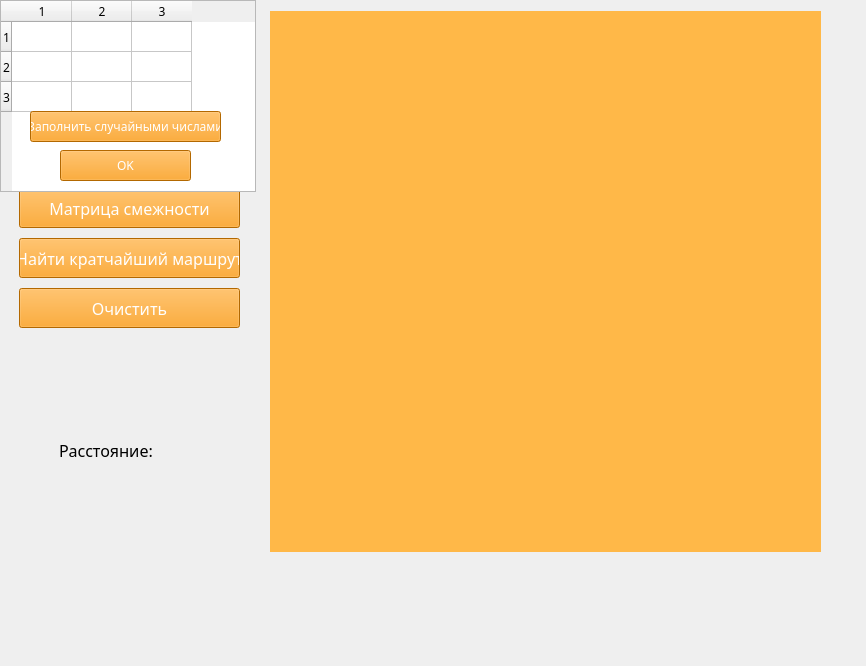
<?xml version="1.0" encoding="UTF-8"?>
<ui version="4.0">
 <class>MainWindow</class>
 <widget class="QMainWindow" name="MainWindow">
  <property name="geometry">
   <rect>
    <x>0</x>
    <y>0</y>
    <width>866</width>
    <height>666</height>
   </rect>
  </property>
  <property name="font">
   <font>
    <family>HelveticaNeueCyr</family>
   </font>
  </property>
  <property name="windowTitle">
   <string>MainWindow</string>
  </property>
  <widget class="QWidget" name="centralwidget">
   <widget class="QWidget" name="verticalLayoutWidget">
    <property name="geometry">
     <rect>
      <x>19</x>
      <y>9</y>
      <width>221</width>
      <height>544</height>
     </rect>
    </property>
    <layout class="QVBoxLayout" name="verticalLayout">
     <property name="spacing">
      <number>10</number>
     </property>
     <item>
      <spacer name="verticalSpacer_4">
       <property name="orientation">
        <enum>Qt::Vertical</enum>
       </property>
       <property name="sizeType">
        <enum>QSizePolicy::Fixed</enum>
       </property>
       <property name="sizeHint" stdset="0">
        <size>
         <width>20</width>
         <height>40</height>
        </size>
       </property>
      </spacer>
     </item>
     <item>
      <widget class="QLabel" name="label_2">
       <property name="font">
        <font>
         <family>MS Shell Dlg 2</family>
         <pointsize>16</pointsize>
         <weight>75</weight>
         <bold>true</bold>
        </font>
       </property>
       <property name="styleSheet">
        <string notr="true">color:rgb(250,146,0);
background-color:rgb(255,255,255);
border: 1px solid black;</string>
       </property>
       <property name="text">
        <string>Количество точек</string>
       </property>
       <property name="alignment">
        <set>Qt::AlignCenter</set>
       </property>
      </widget>
     </item>
     <item>
      <layout class="QHBoxLayout" name="horizontalLayout">
       <item>
        <widget class="QLabel" name="label">
         <property name="minimumSize">
          <size>
           <width>20</width>
           <height>0</height>
          </size>
         </property>
         <property name="font">
          <font>
           <family>HelveticaNeueCyr</family>
           <pointsize>12</pointsize>
          </font>
         </property>
         <property name="styleSheet">
          <string notr="true"/>
         </property>
         <property name="text">
          <string>3</string>
         </property>
         <property name="alignment">
          <set>Qt::AlignRight|Qt::AlignTrailing|Qt::AlignVCenter</set>
         </property>
        </widget>
       </item>
       <item>
        <widget class="QSlider" name="horizontalSlider">
         <property name="minimumSize">
          <size>
           <width>0</width>
           <height>20</height>
          </size>
         </property>
         <property name="palette">
          <palette>
           <active>
            <colorrole role="WindowText">
             <brush brushstyle="SolidPattern">
              <color alpha="255">
               <red>255</red>
               <green>146</green>
               <blue>0</blue>
              </color>
             </brush>
            </colorrole>
            <colorrole role="Button">
             <brush brushstyle="SolidPattern">
              <color alpha="255">
               <red>54</red>
               <green>75</green>
               <blue>255</blue>
              </color>
             </brush>
            </colorrole>
            <colorrole role="Text">
             <brush brushstyle="SolidPattern">
              <color alpha="255">
               <red>255</red>
               <green>146</green>
               <blue>0</blue>
              </color>
             </brush>
            </colorrole>
            <colorrole role="ButtonText">
             <brush brushstyle="SolidPattern">
              <color alpha="255">
               <red>255</red>
               <green>146</green>
               <blue>0</blue>
              </color>
             </brush>
            </colorrole>
            <colorrole role="PlaceholderText">
             <brush brushstyle="NoBrush">
              <color alpha="128">
               <red>255</red>
               <green>146</green>
               <blue>0</blue>
              </color>
             </brush>
            </colorrole>
           </active>
           <inactive>
            <colorrole role="WindowText">
             <brush brushstyle="SolidPattern">
              <color alpha="255">
               <red>255</red>
               <green>146</green>
               <blue>0</blue>
              </color>
             </brush>
            </colorrole>
            <colorrole role="Button">
             <brush brushstyle="SolidPattern">
              <color alpha="255">
               <red>54</red>
               <green>75</green>
               <blue>255</blue>
              </color>
             </brush>
            </colorrole>
            <colorrole role="Text">
             <brush brushstyle="SolidPattern">
              <color alpha="255">
               <red>255</red>
               <green>146</green>
               <blue>0</blue>
              </color>
             </brush>
            </colorrole>
            <colorrole role="ButtonText">
             <brush brushstyle="SolidPattern">
              <color alpha="255">
               <red>255</red>
               <green>146</green>
               <blue>0</blue>
              </color>
             </brush>
            </colorrole>
            <colorrole role="PlaceholderText">
             <brush brushstyle="NoBrush">
              <color alpha="128">
               <red>255</red>
               <green>146</green>
               <blue>0</blue>
              </color>
             </brush>
            </colorrole>
           </inactive>
           <disabled>
            <colorrole role="WindowText">
             <brush brushstyle="SolidPattern">
              <color alpha="255">
               <red>255</red>
               <green>146</green>
               <blue>0</blue>
              </color>
             </brush>
            </colorrole>
            <colorrole role="Button">
             <brush brushstyle="SolidPattern">
              <color alpha="255">
               <red>54</red>
               <green>75</green>
               <blue>255</blue>
              </color>
             </brush>
            </colorrole>
            <colorrole role="Text">
             <brush brushstyle="SolidPattern">
              <color alpha="255">
               <red>255</red>
               <green>146</green>
               <blue>0</blue>
              </color>
             </brush>
            </colorrole>
            <colorrole role="ButtonText">
             <brush brushstyle="SolidPattern">
              <color alpha="255">
               <red>255</red>
               <green>146</green>
               <blue>0</blue>
              </color>
             </brush>
            </colorrole>
            <colorrole role="PlaceholderText">
             <brush brushstyle="NoBrush">
              <color alpha="128">
               <red>255</red>
               <green>146</green>
               <blue>0</blue>
              </color>
             </brush>
            </colorrole>
           </disabled>
          </palette>
         </property>
         <property name="styleSheet">
          <string notr="true">color: rgb(255,146,0);</string>
         </property>
         <property name="minimum">
          <number>3</number>
         </property>
         <property name="maximum">
          <number>20</number>
         </property>
         <property name="pageStep">
          <number>0</number>
         </property>
         <property name="orientation">
          <enum>Qt::Horizontal</enum>
         </property>
        </widget>
       </item>
       <item>
        <spacer name="horizontalSpacer">
         <property name="orientation">
          <enum>Qt::Horizontal</enum>
         </property>
         <property name="sizeType">
          <enum>QSizePolicy::Fixed</enum>
         </property>
         <property name="sizeHint" stdset="0">
          <size>
           <width>10</width>
           <height>20</height>
          </size>
         </property>
        </spacer>
       </item>
      </layout>
     </item>
     <item>
      <spacer name="verticalSpacer_2">
       <property name="orientation">
        <enum>Qt::Vertical</enum>
       </property>
       <property name="sizeType">
        <enum>QSizePolicy::Fixed</enum>
       </property>
       <property name="sizeHint" stdset="0">
        <size>
         <width>20</width>
         <height>51</height>
        </size>
       </property>
      </spacer>
     </item>
     <item>
      <widget class="QPushButton" name="button_matrix">
       <property name="minimumSize">
        <size>
         <width>0</width>
         <height>40</height>
        </size>
       </property>
       <property name="palette">
        <palette>
         <active>
          <colorrole role="Button">
           <brush brushstyle="SolidPattern">
            <color alpha="255">
             <red>250</red>
             <green>146</green>
             <blue>0</blue>
            </color>
           </brush>
          </colorrole>
          <colorrole role="ButtonText">
           <brush brushstyle="SolidPattern">
            <color alpha="255">
             <red>255</red>
             <green>255</green>
             <blue>255</blue>
            </color>
           </brush>
          </colorrole>
          <colorrole role="Base">
           <brush brushstyle="SolidPattern">
            <color alpha="255">
             <red>250</red>
             <green>146</green>
             <blue>0</blue>
            </color>
           </brush>
          </colorrole>
          <colorrole role="Window">
           <brush brushstyle="SolidPattern">
            <color alpha="255">
             <red>250</red>
             <green>146</green>
             <blue>0</blue>
            </color>
           </brush>
          </colorrole>
         </active>
         <inactive>
          <colorrole role="Button">
           <brush brushstyle="SolidPattern">
            <color alpha="255">
             <red>250</red>
             <green>146</green>
             <blue>0</blue>
            </color>
           </brush>
          </colorrole>
          <colorrole role="ButtonText">
           <brush brushstyle="SolidPattern">
            <color alpha="255">
             <red>255</red>
             <green>255</green>
             <blue>255</blue>
            </color>
           </brush>
          </colorrole>
          <colorrole role="Base">
           <brush brushstyle="SolidPattern">
            <color alpha="255">
             <red>250</red>
             <green>146</green>
             <blue>0</blue>
            </color>
           </brush>
          </colorrole>
          <colorrole role="Window">
           <brush brushstyle="SolidPattern">
            <color alpha="255">
             <red>250</red>
             <green>146</green>
             <blue>0</blue>
            </color>
           </brush>
          </colorrole>
         </inactive>
         <disabled>
          <colorrole role="Button">
           <brush brushstyle="SolidPattern">
            <color alpha="255">
             <red>250</red>
             <green>146</green>
             <blue>0</blue>
            </color>
           </brush>
          </colorrole>
          <colorrole role="ButtonText">
           <brush brushstyle="SolidPattern">
            <color alpha="255">
             <red>120</red>
             <green>120</green>
             <blue>120</blue>
            </color>
           </brush>
          </colorrole>
          <colorrole role="Base">
           <brush brushstyle="SolidPattern">
            <color alpha="255">
             <red>250</red>
             <green>146</green>
             <blue>0</blue>
            </color>
           </brush>
          </colorrole>
          <colorrole role="Window">
           <brush brushstyle="SolidPattern">
            <color alpha="255">
             <red>250</red>
             <green>146</green>
             <blue>0</blue>
            </color>
           </brush>
          </colorrole>
         </disabled>
        </palette>
       </property>
       <property name="font">
        <font>
         <family>HelveticaNeueCyr</family>
         <pointsize>12</pointsize>
        </font>
       </property>
       <property name="styleSheet">
        <string notr="true">background-color:rgb(250,146,0);</string>
       </property>
       <property name="text">
        <string>Матрица смежности</string>
       </property>
      </widget>
     </item>
     <item>
      <widget class="QPushButton" name="button_calc">
       <property name="minimumSize">
        <size>
         <width>0</width>
         <height>40</height>
        </size>
       </property>
       <property name="palette">
        <palette>
         <active>
          <colorrole role="Button">
           <brush brushstyle="SolidPattern">
            <color alpha="255">
             <red>250</red>
             <green>146</green>
             <blue>0</blue>
            </color>
           </brush>
          </colorrole>
          <colorrole role="ButtonText">
           <brush brushstyle="SolidPattern">
            <color alpha="255">
             <red>255</red>
             <green>255</green>
             <blue>255</blue>
            </color>
           </brush>
          </colorrole>
          <colorrole role="Base">
           <brush brushstyle="SolidPattern">
            <color alpha="255">
             <red>250</red>
             <green>146</green>
             <blue>0</blue>
            </color>
           </brush>
          </colorrole>
          <colorrole role="Window">
           <brush brushstyle="SolidPattern">
            <color alpha="255">
             <red>250</red>
             <green>146</green>
             <blue>0</blue>
            </color>
           </brush>
          </colorrole>
         </active>
         <inactive>
          <colorrole role="Button">
           <brush brushstyle="SolidPattern">
            <color alpha="255">
             <red>250</red>
             <green>146</green>
             <blue>0</blue>
            </color>
           </brush>
          </colorrole>
          <colorrole role="ButtonText">
           <brush brushstyle="SolidPattern">
            <color alpha="255">
             <red>255</red>
             <green>255</green>
             <blue>255</blue>
            </color>
           </brush>
          </colorrole>
          <colorrole role="Base">
           <brush brushstyle="SolidPattern">
            <color alpha="255">
             <red>250</red>
             <green>146</green>
             <blue>0</blue>
            </color>
           </brush>
          </colorrole>
          <colorrole role="Window">
           <brush brushstyle="SolidPattern">
            <color alpha="255">
             <red>250</red>
             <green>146</green>
             <blue>0</blue>
            </color>
           </brush>
          </colorrole>
         </inactive>
         <disabled>
          <colorrole role="Button">
           <brush brushstyle="SolidPattern">
            <color alpha="255">
             <red>250</red>
             <green>146</green>
             <blue>0</blue>
            </color>
           </brush>
          </colorrole>
          <colorrole role="ButtonText">
           <brush brushstyle="SolidPattern">
            <color alpha="255">
             <red>120</red>
             <green>120</green>
             <blue>120</blue>
            </color>
           </brush>
          </colorrole>
          <colorrole role="Base">
           <brush brushstyle="SolidPattern">
            <color alpha="255">
             <red>250</red>
             <green>146</green>
             <blue>0</blue>
            </color>
           </brush>
          </colorrole>
          <colorrole role="Window">
           <brush brushstyle="SolidPattern">
            <color alpha="255">
             <red>250</red>
             <green>146</green>
             <blue>0</blue>
            </color>
           </brush>
          </colorrole>
         </disabled>
        </palette>
       </property>
       <property name="font">
        <font>
         <family>HelveticaNeueCyr</family>
         <pointsize>12</pointsize>
        </font>
       </property>
       <property name="styleSheet">
        <string notr="true">background-color:rgb(250,146,0);</string>
       </property>
       <property name="text">
        <string>Найти кратчайший маршрут</string>
       </property>
      </widget>
     </item>
     <item>
      <widget class="QPushButton" name="button_clear">
       <property name="minimumSize">
        <size>
         <width>0</width>
         <height>40</height>
        </size>
       </property>
       <property name="palette">
        <palette>
         <active>
          <colorrole role="Button">
           <brush brushstyle="SolidPattern">
            <color alpha="255">
             <red>250</red>
             <green>146</green>
             <blue>0</blue>
            </color>
           </brush>
          </colorrole>
          <colorrole role="ButtonText">
           <brush brushstyle="SolidPattern">
            <color alpha="255">
             <red>255</red>
             <green>255</green>
             <blue>255</blue>
            </color>
           </brush>
          </colorrole>
          <colorrole role="Base">
           <brush brushstyle="SolidPattern">
            <color alpha="255">
             <red>250</red>
             <green>146</green>
             <blue>0</blue>
            </color>
           </brush>
          </colorrole>
          <colorrole role="Window">
           <brush brushstyle="SolidPattern">
            <color alpha="255">
             <red>250</red>
             <green>146</green>
             <blue>0</blue>
            </color>
           </brush>
          </colorrole>
         </active>
         <inactive>
          <colorrole role="Button">
           <brush brushstyle="SolidPattern">
            <color alpha="255">
             <red>250</red>
             <green>146</green>
             <blue>0</blue>
            </color>
           </brush>
          </colorrole>
          <colorrole role="ButtonText">
           <brush brushstyle="SolidPattern">
            <color alpha="255">
             <red>255</red>
             <green>255</green>
             <blue>255</blue>
            </color>
           </brush>
          </colorrole>
          <colorrole role="Base">
           <brush brushstyle="SolidPattern">
            <color alpha="255">
             <red>250</red>
             <green>146</green>
             <blue>0</blue>
            </color>
           </brush>
          </colorrole>
          <colorrole role="Window">
           <brush brushstyle="SolidPattern">
            <color alpha="255">
             <red>250</red>
             <green>146</green>
             <blue>0</blue>
            </color>
           </brush>
          </colorrole>
         </inactive>
         <disabled>
          <colorrole role="Button">
           <brush brushstyle="SolidPattern">
            <color alpha="255">
             <red>250</red>
             <green>146</green>
             <blue>0</blue>
            </color>
           </brush>
          </colorrole>
          <colorrole role="ButtonText">
           <brush brushstyle="SolidPattern">
            <color alpha="255">
             <red>120</red>
             <green>120</green>
             <blue>120</blue>
            </color>
           </brush>
          </colorrole>
          <colorrole role="Base">
           <brush brushstyle="SolidPattern">
            <color alpha="255">
             <red>250</red>
             <green>146</green>
             <blue>0</blue>
            </color>
           </brush>
          </colorrole>
          <colorrole role="Window">
           <brush brushstyle="SolidPattern">
            <color alpha="255">
             <red>250</red>
             <green>146</green>
             <blue>0</blue>
            </color>
           </brush>
          </colorrole>
         </disabled>
        </palette>
       </property>
       <property name="font">
        <font>
         <family>HelveticaNeueCyr</family>
         <pointsize>12</pointsize>
        </font>
       </property>
       <property name="styleSheet">
        <string notr="true">background-color:rgb(250,146,0);</string>
       </property>
       <property name="text">
        <string>Очистить</string>
       </property>
      </widget>
     </item>
     <item>
      <spacer name="verticalSpacer_3">
       <property name="orientation">
        <enum>Qt::Vertical</enum>
       </property>
       <property name="sizeType">
        <enum>QSizePolicy::Fixed</enum>
       </property>
       <property name="sizeHint" stdset="0">
        <size>
         <width>20</width>
         <height>90</height>
        </size>
       </property>
      </spacer>
     </item>
     <item>
      <layout class="QHBoxLayout" name="horizontalLayout_2">
       <item>
        <spacer name="horizontalSpacer_2">
         <property name="orientation">
          <enum>Qt::Horizontal</enum>
         </property>
         <property name="sizeType">
          <enum>QSizePolicy::Fixed</enum>
         </property>
         <property name="sizeHint" stdset="0">
          <size>
           <width>40</width>
           <height>20</height>
          </size>
         </property>
        </spacer>
       </item>
       <item>
        <widget class="QLabel" name="label_vtext">
         <property name="font">
          <font>
           <family>HelveticaNeueCyr</family>
           <pointsize>12</pointsize>
          </font>
         </property>
         <property name="text">
          <string>Расстояние:</string>
         </property>
        </widget>
       </item>
       <item>
        <widget class="QLabel" name="label_vznac">
         <property name="font">
          <font>
           <family>HelveticaNeueCyr</family>
           <pointsize>12</pointsize>
          </font>
         </property>
         <property name="text">
          <string/>
         </property>
         <property name="alignment">
          <set>Qt::AlignLeading|Qt::AlignLeft|Qt::AlignVCenter</set>
         </property>
        </widget>
       </item>
      </layout>
     </item>
     <item>
      <spacer name="verticalSpacer">
       <property name="orientation">
        <enum>Qt::Vertical</enum>
       </property>
       <property name="sizeType">
        <enum>QSizePolicy::Fixed</enum>
       </property>
       <property name="sizeHint" stdset="0">
        <size>
         <width>20</width>
         <height>80</height>
        </size>
       </property>
      </spacer>
     </item>
    </layout>
   </widget>
   <widget class="QTableWidget" name="tableWidget">
    <property name="geometry">
     <rect>
      <x>0</x>
      <y>0</y>
      <width>256</width>
      <height>192</height>
     </rect>
    </property>
    <property name="verticalScrollBarPolicy">
     <enum>Qt::ScrollBarAlwaysOff</enum>
    </property>
    <property name="horizontalScrollBarPolicy">
     <enum>Qt::ScrollBarAlwaysOff</enum>
    </property>
    <property name="rowCount">
     <number>3</number>
    </property>
    <property name="columnCount">
     <number>3</number>
    </property>
    <attribute name="horizontalHeaderDefaultSectionSize">
     <number>60</number>
    </attribute>
    <row/>
    <row/>
    <row/>
    <column/>
    <column/>
    <column/>
   </widget>
   <widget class="QPushButton" name="button_ok">
    <property name="geometry">
     <rect>
      <x>60</x>
      <y>150</y>
      <width>131</width>
      <height>31</height>
     </rect>
    </property>
    <property name="palette">
     <palette>
      <active>
       <colorrole role="Button">
        <brush brushstyle="SolidPattern">
         <color alpha="255">
          <red>250</red>
          <green>146</green>
          <blue>0</blue>
         </color>
        </brush>
       </colorrole>
       <colorrole role="ButtonText">
        <brush brushstyle="SolidPattern">
         <color alpha="255">
          <red>255</red>
          <green>255</green>
          <blue>255</blue>
         </color>
        </brush>
       </colorrole>
       <colorrole role="Base">
        <brush brushstyle="SolidPattern">
         <color alpha="255">
          <red>250</red>
          <green>146</green>
          <blue>0</blue>
         </color>
        </brush>
       </colorrole>
       <colorrole role="Window">
        <brush brushstyle="SolidPattern">
         <color alpha="255">
          <red>250</red>
          <green>146</green>
          <blue>0</blue>
         </color>
        </brush>
       </colorrole>
      </active>
      <inactive>
       <colorrole role="Button">
        <brush brushstyle="SolidPattern">
         <color alpha="255">
          <red>250</red>
          <green>146</green>
          <blue>0</blue>
         </color>
        </brush>
       </colorrole>
       <colorrole role="ButtonText">
        <brush brushstyle="SolidPattern">
         <color alpha="255">
          <red>255</red>
          <green>255</green>
          <blue>255</blue>
         </color>
        </brush>
       </colorrole>
       <colorrole role="Base">
        <brush brushstyle="SolidPattern">
         <color alpha="255">
          <red>250</red>
          <green>146</green>
          <blue>0</blue>
         </color>
        </brush>
       </colorrole>
       <colorrole role="Window">
        <brush brushstyle="SolidPattern">
         <color alpha="255">
          <red>250</red>
          <green>146</green>
          <blue>0</blue>
         </color>
        </brush>
       </colorrole>
      </inactive>
      <disabled>
       <colorrole role="Button">
        <brush brushstyle="SolidPattern">
         <color alpha="255">
          <red>250</red>
          <green>146</green>
          <blue>0</blue>
         </color>
        </brush>
       </colorrole>
       <colorrole role="ButtonText">
        <brush brushstyle="SolidPattern">
         <color alpha="255">
          <red>120</red>
          <green>120</green>
          <blue>120</blue>
         </color>
        </brush>
       </colorrole>
       <colorrole role="Base">
        <brush brushstyle="SolidPattern">
         <color alpha="255">
          <red>250</red>
          <green>146</green>
          <blue>0</blue>
         </color>
        </brush>
       </colorrole>
       <colorrole role="Window">
        <brush brushstyle="SolidPattern">
         <color alpha="255">
          <red>250</red>
          <green>146</green>
          <blue>0</blue>
         </color>
        </brush>
       </colorrole>
      </disabled>
     </palette>
    </property>
    <property name="styleSheet">
     <string notr="true">background-color:rgb(250,146,0);</string>
    </property>
    <property name="text">
     <string>OK</string>
    </property>
   </widget>
   <widget class="QGraphicsView" name="graphicsView">
    <property name="geometry">
     <rect>
      <x>270</x>
      <y>11</y>
      <width>551</width>
      <height>541</height>
     </rect>
    </property>
    <property name="styleSheet">
     <string notr="true">background-color: rgb(255, 184, 72);</string>
    </property>
    <property name="frameShape">
     <enum>QFrame::NoFrame</enum>
    </property>
    <property name="verticalScrollBarPolicy">
     <enum>Qt::ScrollBarAsNeeded</enum>
    </property>
    <property name="horizontalScrollBarPolicy">
     <enum>Qt::ScrollBarAlwaysOff</enum>
    </property>
   </widget>
   <widget class="QLabel" name="label_3">
    <property name="enabled">
     <bool>true</bool>
    </property>
    <property name="geometry">
     <rect>
      <x>2</x>
      <y>2</y>
      <width>861</width>
      <height>551</height>
     </rect>
    </property>
    <property name="text">
     <string/>
    </property>
    <property name="pixmap">
     <pixmap resource="res.qrc">:/image/background.jpg</pixmap>
    </property>
    <property name="scaledContents">
     <bool>true</bool>
    </property>
   </widget>
   <widget class="QPushButton" name="button_random">
    <property name="geometry">
     <rect>
      <x>30</x>
      <y>111</y>
      <width>191</width>
      <height>31</height>
     </rect>
    </property>
    <property name="palette">
     <palette>
      <active>
       <colorrole role="Button">
        <brush brushstyle="SolidPattern">
         <color alpha="255">
          <red>250</red>
          <green>146</green>
          <blue>0</blue>
         </color>
        </brush>
       </colorrole>
       <colorrole role="ButtonText">
        <brush brushstyle="SolidPattern">
         <color alpha="255">
          <red>255</red>
          <green>255</green>
          <blue>255</blue>
         </color>
        </brush>
       </colorrole>
       <colorrole role="Base">
        <brush brushstyle="SolidPattern">
         <color alpha="255">
          <red>250</red>
          <green>146</green>
          <blue>0</blue>
         </color>
        </brush>
       </colorrole>
       <colorrole role="Window">
        <brush brushstyle="SolidPattern">
         <color alpha="255">
          <red>250</red>
          <green>146</green>
          <blue>0</blue>
         </color>
        </brush>
       </colorrole>
      </active>
      <inactive>
       <colorrole role="Button">
        <brush brushstyle="SolidPattern">
         <color alpha="255">
          <red>250</red>
          <green>146</green>
          <blue>0</blue>
         </color>
        </brush>
       </colorrole>
       <colorrole role="ButtonText">
        <brush brushstyle="SolidPattern">
         <color alpha="255">
          <red>255</red>
          <green>255</green>
          <blue>255</blue>
         </color>
        </brush>
       </colorrole>
       <colorrole role="Base">
        <brush brushstyle="SolidPattern">
         <color alpha="255">
          <red>250</red>
          <green>146</green>
          <blue>0</blue>
         </color>
        </brush>
       </colorrole>
       <colorrole role="Window">
        <brush brushstyle="SolidPattern">
         <color alpha="255">
          <red>250</red>
          <green>146</green>
          <blue>0</blue>
         </color>
        </brush>
       </colorrole>
      </inactive>
      <disabled>
       <colorrole role="Button">
        <brush brushstyle="SolidPattern">
         <color alpha="255">
          <red>250</red>
          <green>146</green>
          <blue>0</blue>
         </color>
        </brush>
       </colorrole>
       <colorrole role="ButtonText">
        <brush brushstyle="SolidPattern">
         <color alpha="255">
          <red>120</red>
          <green>120</green>
          <blue>120</blue>
         </color>
        </brush>
       </colorrole>
       <colorrole role="Base">
        <brush brushstyle="SolidPattern">
         <color alpha="255">
          <red>250</red>
          <green>146</green>
          <blue>0</blue>
         </color>
        </brush>
       </colorrole>
       <colorrole role="Window">
        <brush brushstyle="SolidPattern">
         <color alpha="255">
          <red>250</red>
          <green>146</green>
          <blue>0</blue>
         </color>
        </brush>
       </colorrole>
      </disabled>
     </palette>
    </property>
    <property name="font">
     <font>
      <family>HelveticaNeueCyr</family>
      <pointsize>9</pointsize>
     </font>
    </property>
    <property name="styleSheet">
     <string notr="true">background-color:rgb(250,146,0);</string>
    </property>
    <property name="text">
     <string>Заполнить случайными числами</string>
    </property>
   </widget>
   <zorder>label_3</zorder>
   <zorder>verticalLayoutWidget</zorder>
   <zorder>tableWidget</zorder>
   <zorder>graphicsView</zorder>
   <zorder>button_ok</zorder>
   <zorder>button_random</zorder>
  </widget>
 </widget>
 <resources>
  <include location="res.qrc"/>
 </resources>
 <connections/>
</ui>
